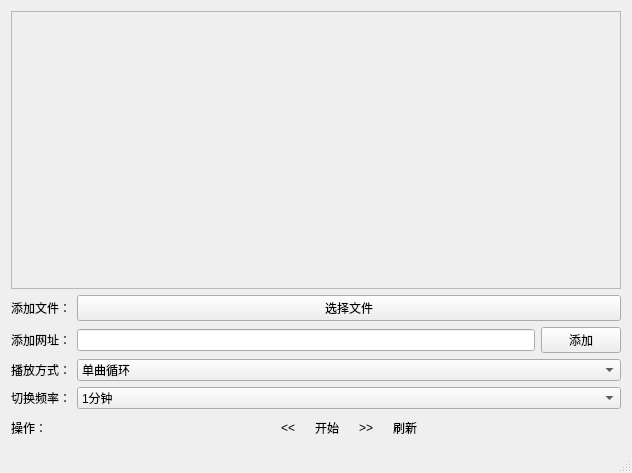
<?xml version="1.0" encoding="UTF-8"?>
<ui version="4.0">
 <class>XWallpaper2Class</class>
 <widget class="QMainWindow" name="XWallpaper2Class">
  <property name="geometry">
   <rect>
    <x>0</x>
    <y>0</y>
    <width>632</width>
    <height>473</height>
   </rect>
  </property>
  <property name="windowTitle">
   <string>XWallpaper2</string>
  </property>
  <property name="windowIcon">
   <iconset resource="XWallpaper2.qrc">
    <normaloff>:/XWallpaper2/res/XXY.png</normaloff>:/XWallpaper2/res/XXY.png</iconset>
  </property>
  <widget class="QWidget" name="centralWidget">
   <layout class="QVBoxLayout" name="verticalLayout">
    <item>
     <widget class="QScrollArea" name="scrollArea">
      <property name="widgetResizable">
       <bool>true</bool>
      </property>
      <widget class="QWidget" name="scrollAreaWidgetContents">
       <property name="geometry">
        <rect>
         <x>0</x>
         <y>0</y>
         <width>612</width>
         <height>279</height>
        </rect>
       </property>
       <layout class="QVBoxLayout" name="verticalLayout_2">
        <property name="spacing">
         <number>0</number>
        </property>
        <property name="topMargin">
         <number>0</number>
        </property>
        <property name="bottomMargin">
         <number>0</number>
        </property>
       </layout>
      </widget>
     </widget>
    </item>
    <item>
     <layout class="QFormLayout" name="formLayout">
      <item row="0" column="0">
       <widget class="QLabel" name="label">
        <property name="text">
         <string>添加文件：</string>
        </property>
       </widget>
      </item>
      <item row="0" column="1">
       <widget class="QPushButton" name="btnAddFile">
        <property name="text">
         <string>选择文件</string>
        </property>
       </widget>
      </item>
      <item row="1" column="0">
       <widget class="QLabel" name="label_2">
        <property name="text">
         <string>添加网址：</string>
        </property>
       </widget>
      </item>
      <item row="1" column="1">
       <layout class="QHBoxLayout" name="horizontalLayout_2">
        <item>
         <widget class="QLineEdit" name="lineEditURL"/>
        </item>
        <item>
         <widget class="QPushButton" name="btnAddUrl">
          <property name="text">
           <string>添加</string>
          </property>
         </widget>
        </item>
       </layout>
      </item>
      <item row="4" column="0">
       <widget class="QLabel" name="label_3">
        <property name="text">
         <string>操作：</string>
        </property>
       </widget>
      </item>
      <item row="4" column="1">
       <layout class="QHBoxLayout" name="horizontalLayout_3">
        <item>
         <spacer name="horizontalSpacer_2">
          <property name="orientation">
           <enum>Qt::Horizontal</enum>
          </property>
          <property name="sizeHint" stdset="0">
           <size>
            <width>40</width>
            <height>20</height>
           </size>
          </property>
         </spacer>
        </item>
        <item>
         <widget class="QToolButton" name="btnPrev">
          <property name="text">
           <string>&lt;&lt;</string>
          </property>
          <property name="icon">
           <iconset resource="XWallpaper2.qrc">
            <normaloff>:/XWallpaper2/res/prev.png</normaloff>:/XWallpaper2/res/prev.png</iconset>
          </property>
          <property name="iconSize">
           <size>
            <width>24</width>
            <height>24</height>
           </size>
          </property>
          <property name="autoRaise">
           <bool>true</bool>
          </property>
         </widget>
        </item>
        <item>
         <widget class="QToolButton" name="btnStart">
          <property name="text">
           <string>开始</string>
          </property>
          <property name="icon">
           <iconset resource="XWallpaper2.qrc">
            <normaloff>:/XWallpaper2/res/start.png</normaloff>:/XWallpaper2/res/start.png</iconset>
          </property>
          <property name="iconSize">
           <size>
            <width>24</width>
            <height>24</height>
           </size>
          </property>
          <property name="autoRaise">
           <bool>true</bool>
          </property>
         </widget>
        </item>
        <item>
         <widget class="QToolButton" name="btnNext">
          <property name="text">
           <string>&gt;&gt;</string>
          </property>
          <property name="icon">
           <iconset resource="XWallpaper2.qrc">
            <normaloff>:/XWallpaper2/res/next.png</normaloff>:/XWallpaper2/res/next.png</iconset>
          </property>
          <property name="iconSize">
           <size>
            <width>24</width>
            <height>24</height>
           </size>
          </property>
          <property name="autoRaise">
           <bool>true</bool>
          </property>
         </widget>
        </item>
        <item>
         <widget class="QToolButton" name="btnFlush">
          <property name="text">
           <string>刷新</string>
          </property>
          <property name="icon">
           <iconset resource="XWallpaper2.qrc">
            <normaloff>:/XWallpaper2/res/flush.png</normaloff>:/XWallpaper2/res/flush.png</iconset>
          </property>
          <property name="iconSize">
           <size>
            <width>24</width>
            <height>24</height>
           </size>
          </property>
          <property name="autoRaise">
           <bool>true</bool>
          </property>
         </widget>
        </item>
        <item>
         <spacer name="horizontalSpacer">
          <property name="orientation">
           <enum>Qt::Horizontal</enum>
          </property>
          <property name="sizeHint" stdset="0">
           <size>
            <width>40</width>
            <height>20</height>
           </size>
          </property>
         </spacer>
        </item>
       </layout>
      </item>
      <item row="2" column="0">
       <widget class="QLabel" name="label_4">
        <property name="text">
         <string>播放方式：</string>
        </property>
       </widget>
      </item>
      <item row="2" column="1">
       <widget class="QComboBox" name="comboBoxLoopType">
        <item>
         <property name="text">
          <string>单曲循环</string>
         </property>
        </item>
        <item>
         <property name="text">
          <string>列表循环</string>
         </property>
        </item>
        <item>
         <property name="text">
          <string>随机播放</string>
         </property>
        </item>
       </widget>
      </item>
      <item row="3" column="0">
       <widget class="QLabel" name="label_5">
        <property name="text">
         <string>切换频率：</string>
        </property>
       </widget>
      </item>
      <item row="3" column="1">
       <widget class="QComboBox" name="comboBoxChangeTime">
        <item>
         <property name="text">
          <string>1分钟</string>
         </property>
        </item>
        <item>
         <property name="text">
          <string>3分钟</string>
         </property>
        </item>
        <item>
         <property name="text">
          <string>10分钟</string>
         </property>
        </item>
        <item>
         <property name="text">
          <string>30分钟</string>
         </property>
        </item>
        <item>
         <property name="text">
          <string>1小时</string>
         </property>
        </item>
        <item>
         <property name="text">
          <string>6小时</string>
         </property>
        </item>
       </widget>
      </item>
     </layout>
    </item>
   </layout>
  </widget>
  <widget class="QStatusBar" name="statusBar"/>
 </widget>
 <layoutdefault spacing="6" margin="11"/>
 <resources>
  <include location="XWallpaper2.qrc"/>
 </resources>
 <connections/>
</ui>
